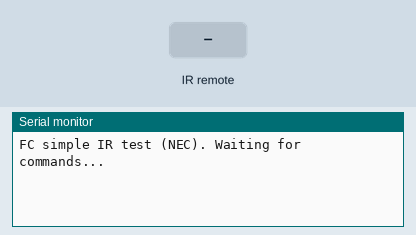
This sketch was run on a simulated Arduino Uno, built with avr-gcc and run on an emulated ATmega328P. Shown: the last lines printed to the serial monitor. The test bench sets the inputs (shaded band).

Above: at 1.2 s.
1.3 s: infrared code 0x01 received
At 1.6 s:
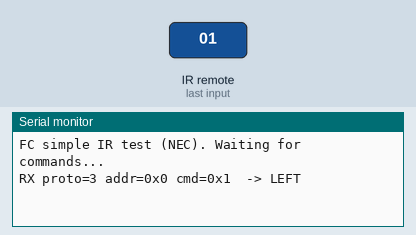
2.8 s: infrared code 0x02 received
At 4.0 s:
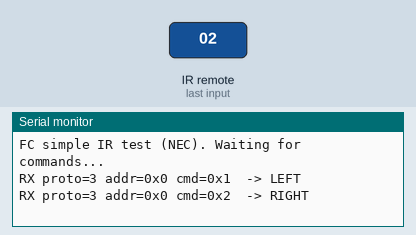
4.3 s: infrared code 0x03 received
At 5.1 s:
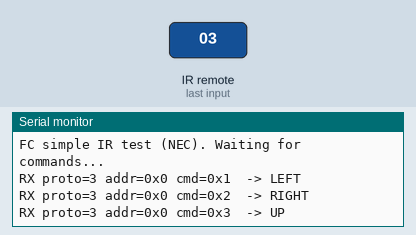
5.8 s: infrared code 0x04 received
At 6.2 s:
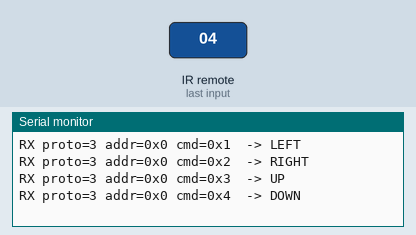

Measured:
- after the input at 1.3 s, the serial monitor: prints a new line at once (image 1)
- after the input at 2.8 s, the serial monitor: prints a new line at once (image 2)
- after the input at 4.3 s, the serial monitor: prints a new line at once (image 3)
- after the input at 5.8 s, the serial monitor: prints a new line at once (image 4)

The sketch:

fc_simple_IR_test.ino
```cpp
 // Flight Controller: receive single-byte NEC commands and print result
#include <IRremote.hpp>

#define IR_RECEIVE_PIN 2

void setup() {
  Serial.begin(115200);
  IrReceiver.begin(IR_RECEIVE_PIN, ENABLE_LED_FEEDBACK);
  Serial.println(F("FC simple IR test (NEC). Waiting for commands..."));
}

void loop() {
  if (!IrReceiver.decode()) return;

  // We expect NEC; IRremote still gives us a command byte even for many remotes
  auto &d = IrReceiver.decodedIRData;

  Serial.print(F("RX proto="));
  Serial.print(d.protocol);
  Serial.print(F(" addr=0x"));
  Serial.print(d.address, HEX);
  Serial.print(F(" cmd=0x"));
  Serial.print(d.command, HEX);
  Serial.print(F("  -> "));

  switch (d.command) {
    case 0x01: Serial.println(F("LEFT"));  break;
    case 0x02: Serial.println(F("RIGHT")); break;
    case 0x03: Serial.println(F("UP"));    break;
    case 0x04: Serial.println(F("DOWN"));  break;
    default:   Serial.println(F("UNKNOWN")); break;
  }

  IrReceiver.resume(); // ready for next packet
}
```
